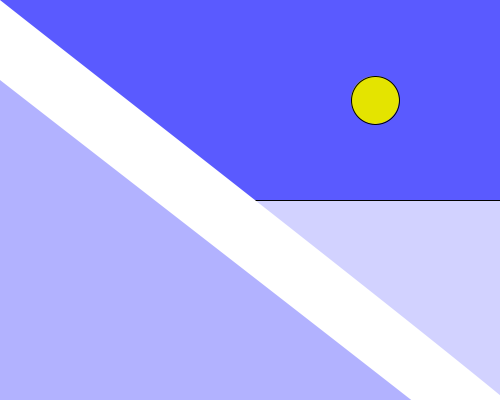
Frame 1 (no input)
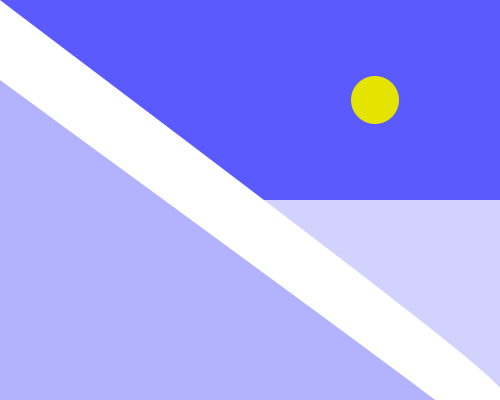
Frame 60 (the mouse pressed at the canvas centre just before this capture)
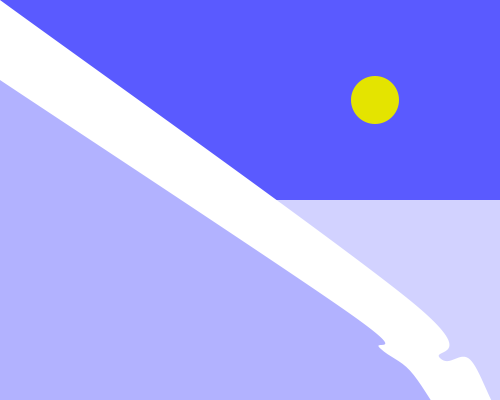
Frame 120 (the mouse held since frame 60 and released just before this capture)

The Processing sketch that drew these frames (run headless with seeded random() and noise(); from frame 60 on, the mouse is pressed at the canvas centre):

// Processing sketch: processing_187230
// ── processing_187230.pde

class curveGroup
{
  Boolean passed = false;
  ArrayList<PVector> verts;
  terrainLayer mylr;
  public curveGroup(float startx, float starty, terrainLayer lr)
  {
    verts = new ArrayList();
    int pointN = (int)(random(1)*10);
    mylr = lr;
    for(int i = 0; i < 1 + pointN; i++)
    {
      float xo = startx+(terrainPointSpacing*(i+1));
      float yo = starty+(terrainPointSpacing*(i+1)) + (-20 + random(40));
      
      verts.add(new PVector(xo, yo));
    }
  }
  
  void move(float globalSpeed)
  {
    if(passed) return;
    //move all towards 0,0 with globalSpeed
    for(PVector v : verts)
    {
      v.x -= globalSpeed;
      v.y -= globalSpeed;
    }
  }
  
  public PVector getLastVector()
  {
    return verts.get(verts.size()-1);
  }
  
  void apply()
  {
    if(passed) return;
    passed = true;
    for(PVector v : verts)
    {
      curveVertex(v.x, v.y);
      if(v.x > 0)
      {
        passed = false;
      }
      else
      {
        mylr.origin = v;
      }
    }
  }
  
  void debug()
  {
   if(passed) return; 
    for(PVector v : verts)
    {
      fill(255, 0, 0);
      noStroke();
      ellipse(v.x, v.y, 3, 3);
    }
  }  
}

class terrainLayer
{
  ArrayList<curveGroup> curves;
  PVector origin = new PVector(0,0);
  float offsetX = 0;
  float offsetY = 0;
  float moveSpd = 1;
  color terrainColor;

  public terrainLayer(float offsetx, float offsety, float moveSpeed, color col)
  {
    curves = new ArrayList();
    addCurveGroup();
    offsetX = offsetx;
    offsetY = offsety;
    moveSpd = moveSpeed;
    terrainColor = col;
  }

  void addCurveGroup()
  {
    PVector LastCurveVector = new PVector(width, height);
    if(curves.size() > 0)
    {
      LastCurveVector = curves.get(curves.size()-1).getLastVector();
    }
    curves.add(new curveGroup(LastCurveVector.x, LastCurveVector.y, this));
  }  
  
  void draw()
  {
    //draw 'terrain'
    pushMatrix();
    translate(offsetX, offsetY);
    fill(terrainColor);
    noStroke();
    beginShape();
    curveVertex(origin.x, origin.y); // the first control point
    curveVertex(origin.x, origin.y); // is also the start point of curve
    
    for(curveGroup grp : curves)
    {
      grp.move(moveSpd);
      grp.apply();
    }
   
    curveVertex(width, height); // the last point of curve
    curveVertex(width, height); // is also the last control point
    vertex(0, height);
    vertex(0,0);
    endShape(CLOSE);
     
    //clean up passed curve groups
    for(int i=curves.size()-1; i > 0; i--)
    {
      if(curves.get(i).passed)
      {
        curves.remove(i);
      }
    }
    
    while(curves.size() < 8)
    {
      addCurveGroup();
    }
    /*
    for(curveGroup grp : curves)
    {
      grp.debug();
    }
    */
    popMatrix();
  }
}

ArrayList<terrainLayer> layers = new ArrayList();
float terrainPointSpacing = 30;
void setup()
{
  layers.add(new terrainLayer(0,0,1, color(255,255,255)));
  layers.add(new terrainLayer(0,80,1.5, color(178,178,255)));
  
  size(500, 400);
  background(255);
  smooth();
}

void draw()
{
  background(90,90,255);
  
  fill(228,228,0);
  ellipse(width-(width/4), (height/4), 48, 48);
  
  fill(210,210,255);
  rect(0, height/2, width, height/2);
  
  for(terrainLayer lr : layers)
  {
    lr.draw();
  }
}
